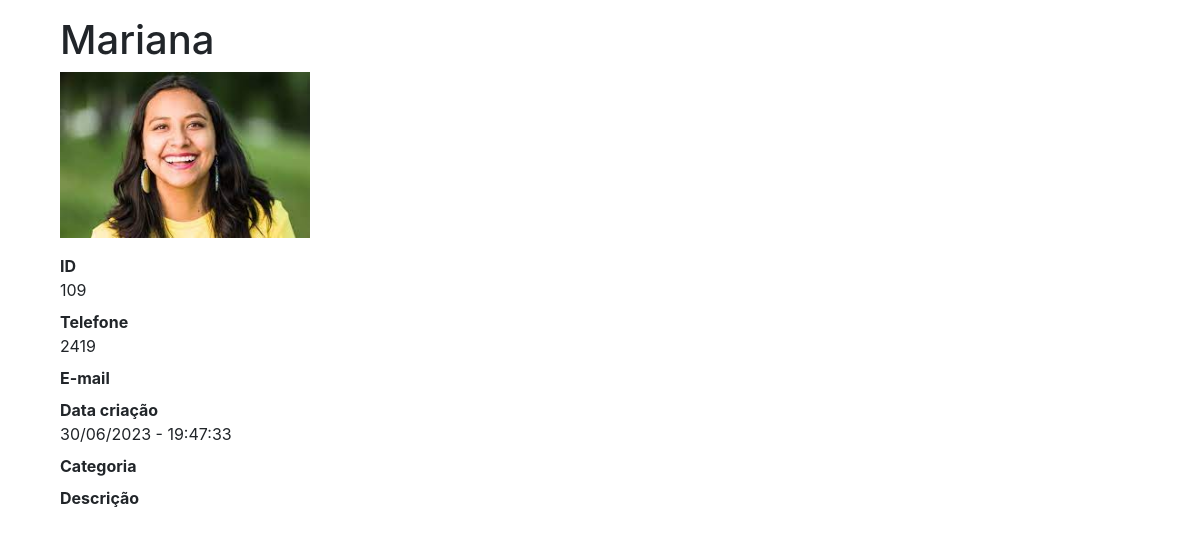
Screenshot of /contatos/109 with the database file from the repository.
### contatos/models.py (models this page shows, shortened)
class Contato(models.Model):
    nome = models.CharField(max_length=255)
    sobrenome = models.CharField(max_length=255, blank=True)
    telefone = models.CharField(max_length=255)
    email = models.CharField(max_length=255, blank=True)
    data_criacao = models.DateTimeField(default=timezone.now)
    descricao = models.TextField(blank=True)
    categoria = models.ForeignKey(Categoria, on_delete=models.DO_NOTHING)
    mostrar = models.BooleanField(default=True)
    foto = models.ImageField(blank=True, upload_to='pictures/%Y/%m/%d')

### contatos/views.py (the view)
# urls.py: path('<int:contato_id>', views.ver_contato, name='ver_contato')]
def ver_contato(request, contato_id):
    contato = get_object_or_404(Contato, id=contato_id)
    if not contato.mostrar:
        raise Http404  # Raise http404 usado para lançar uma exceção de dentro do método e suspender os outros códigos
    return render(request, 'contatos/ver_contato.html', {"contato": contato})

### contatos/templates/contatos/ver_contato.html (shortened to what this page needs)
{% extends 'base.html' %}
{%block conteudo%}
    <h1 class="mt-3">{{ contato.nome }} {{ contato.sobrenome }}</h1>
    {% if contato.foto %}
    <p>
        <img src="{{ contato.foto.url }}" style="max-width: 250px; height: auto">
    </p>
    {% endif %}
    <dl>
      <dt>ID</dt>
      <dd>{{ contato.id }}</dd>
      <dt>Telefone</dt>
      <dd>{{ contato.telefone }}</dd>
      <dt>E-mail</dt>
      <dt>Data criação</dt>
      <dd>{{ contato.data_criacao|date:'d/m/Y - H:i:s' }}</dd>
      <dt>Categoria</dt>
      <dt>Descrição</dt>
    </dl>
{%endblock%}

### rows the page displays
Contato: nome "Mariana", foto (picture), id "109", telefone "2419", data_criacao "30/06/2023 - 19:47:33"
